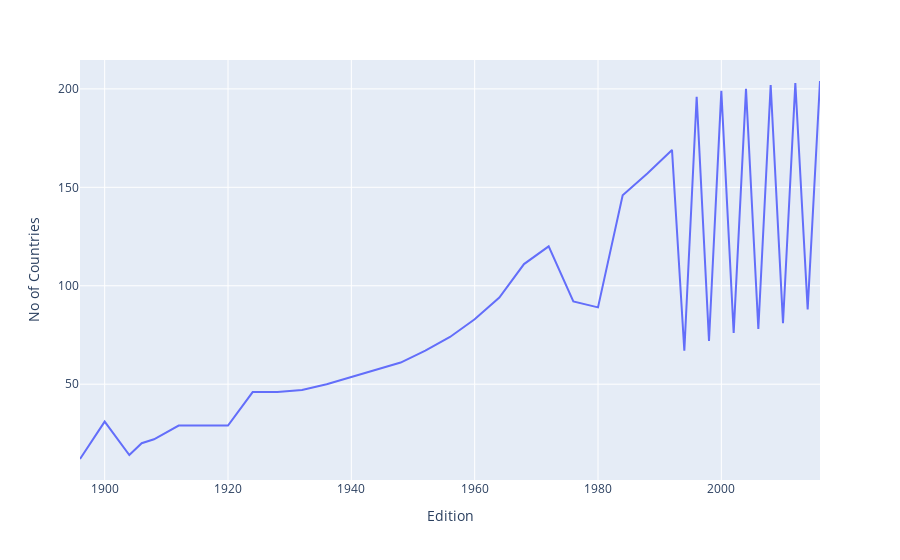

The notebook cell saved with this chart:
### Code cell
fig = px.line(nations_over_time, x="Edition", y="No of Countries") 
fig.show()

### Figure 1 — Plotly figure (JSON) as saved in the notebook; plotly's stock layout.template omitted (floating-point values rounded to 4 significant figures)
{"data": [{"hovertemplate": "Edition=%{x}<br>No of Countries=%{y}<extra></extra>", "legendgroup": "", "line": {"color": "#636efa", "dash": "solid"}, "marker": {"symbol": "circle"}, "mode": "lines", "name": "", "orientation": "v", "showlegend": false, "type": "scatter", "x": [1896, 1900, 1904, 1906, 1908, 1912, 1920, 1924, 1928, 1932, 1936, 1948, 1952, 1956, 1960, 1964, 1968, 1972, 1976, 1980, 1984, 1988, 1992, 1994, 1996, 1998, 2000, 2002, 2004, 2006, 2008, 2010, 2012, 2014, 2016], "xaxis": "x", "y": [12, 31, 14, 20, 22, 29, 29, 46, 46, 47, 50, 61, 67, 74, 83, 94, 111, 120, 92, 89, 146, 157, 169, 67, 196, 72, 199, 76, 200, 78, 202, 81, 203, 88, 204], "yaxis": "y"}], "layout": {"legend": {"tracegroupgap": 0}, "margin": {"t": 60}, "xaxis": {"anchor": "y", "domain": [0, 1], "title": {"text": "Edition"}}, "yaxis": {"anchor": "x", "domain": [0, 1], "title": {"text": "No of Countries"}}}}
